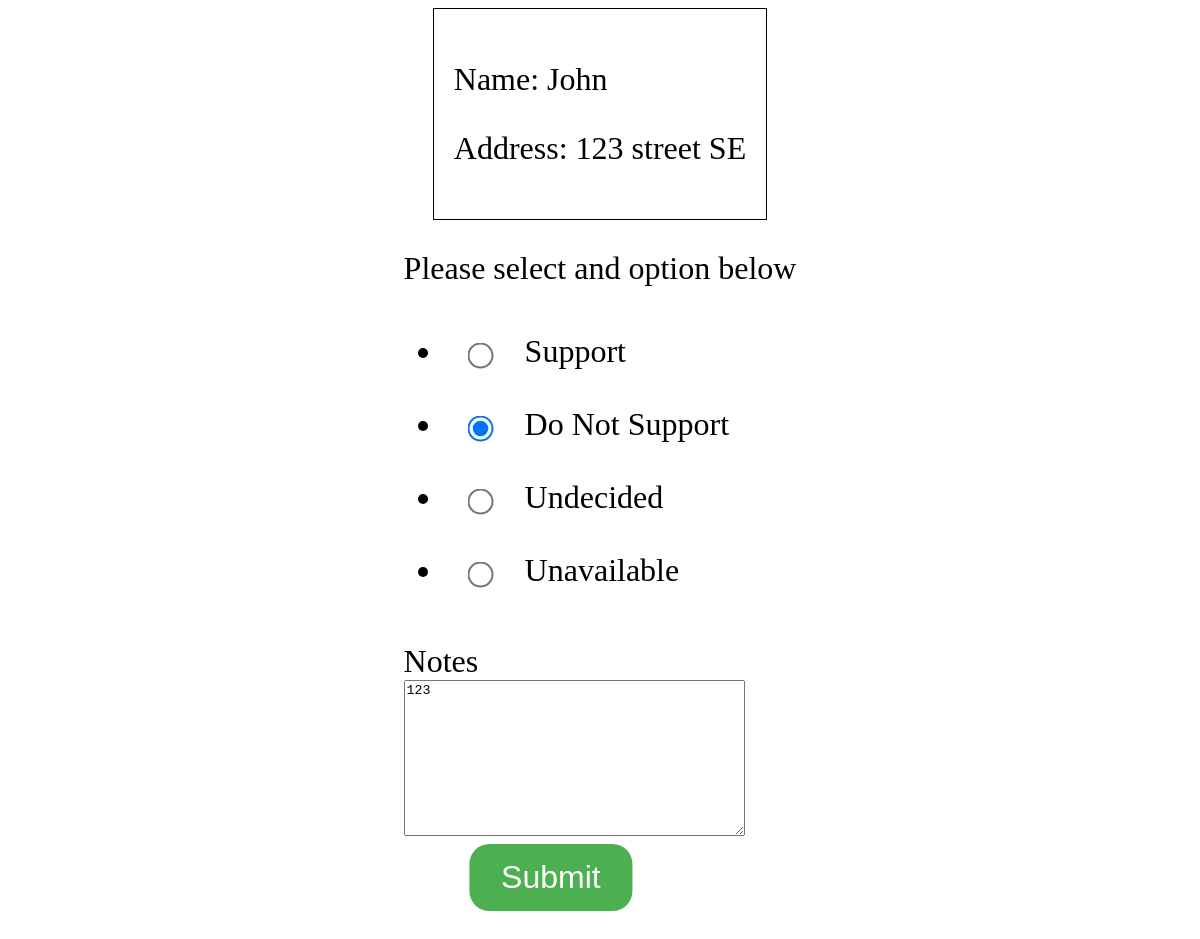
The app's page /survey/?id=2ee4dc49-b50d-418b-a2a2-121d12c964db with its own data.
### votehelperapp/models.py (models this page shows)
class Voter(models.Model):
    id = models.UUIDField(primary_key=True, default=uuid.uuid4, editable=False)
    name = models.TextField()
    address = models.TextField()
    decision = models.CharField(max_length=20, blank=True)
    notes = models.TextField(blank=True)

### votehelperapp/views.py (the view, shortened to what this page needs)
# urls.py: path('survey/', views.survey, name='survey'),
def survey(request):
    form = VoterForm(request.POST or None, request.FILES or None)
    voterId = request.GET.get('id')
    if voterId != None:
        voter = Voter.objects.get(id=voterId)
        form = VoterForm(instance=voter)
    a = Voter.objects.filter(decision=1).count
    context = {'form': form, 'id':voterId, 'voter':voter}
    return render(request, "survey.html", context)

### votehelperapp/forms.py
class VoterForm(forms.ModelForm):
    decision = forms.ChoiceField(choices=CHOICES, widget=forms.RadioSelect())
    class Meta:
        model = Voter
        exclude = ['id', 'name', 'address']
        widgets = {
            "title": TextInput(attrs={
                "class": "form-group form",
            }),
        }

### votehelperapp/templates/survey.html (shortened to what this page needs)
<!DOCTYPE html>
<html lang="en">
<head>
    {% load static %}
    <link rel="stylesheet" type="text/css" href="{% static 'surveystyle.css' %}">
</head>
<body>
    <div class="voterinfo">
        <p>Name: {{ voter.name }}</p>
        <p>Address: {{ voter.address }}</p>
    </div>
    <div class="voteoptions">
        <form method="POST" enctype="multipart/form-data">
            <div class="form-group">
                <label>Please select and option below</label>
                {{ form.decision }}
            </div>
            <div>
                <label>Notes<br></label>
                {{ form.notes }}
            </div>
            <div style="margin-left:auto;margin-right:auto;">
                <button id="submitbutton" type="submit" >Submit</button>
            </div>
        </form>
    </div>
</body>
</html>

### votehelperapp/static/surveystyle.css (style rules this page uses)
html { height: 100%; display: flex; justify-content: center; }
body { width: fit-content; display: block; justify-content: center; font-size: 2em; }
.voterinfo { border-style: solid; border-color: black; border-width: thin; width: fit-content; height: fit-content; padding: 20px; margin-left: auto; margin-right: auto; }
.voteoptions { size: 5em; padding: 30px; }
input[type='radio'] { transform: scale(2); margin: 30px; }
#submitbutton { background-color: #4CAF50; border: none; color: white; padding: 15px 32px; text-align: center; text-decoration: none; display: inline-block; font-size: 1em; border-radius: 20px; transform: translate(40%); }

### records on screen
Voter: name "John", address "123 street SE", decision "☐ Support ☑ Do Not Support ☐ Undecided ☐ Unavailable", notes "123"
